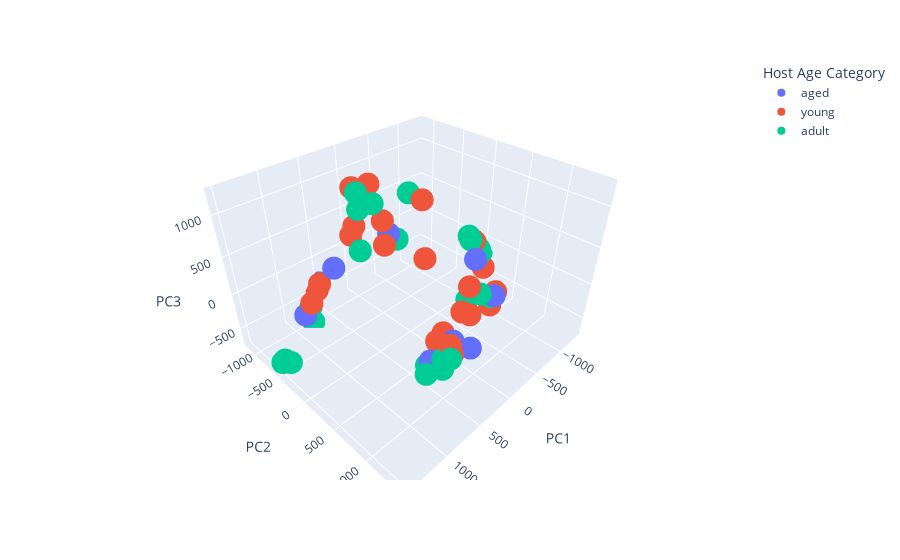

Notebook code for this chart:
### Code cell
import plotly.express as px
pca3 = PCA(n_components=3).fit(X_train)
X_train_reduced = pca3.transform(X_train)

X_train_reduced_df = pd.DataFrame(X_train_reduced,
                                  columns=['PC1', 'PC2', 'PC3'])
X_train_reduced_df=X_train_reduced_df.join(y.reset_index())
fig = px.scatter_3d(
    X_train_reduced_df,
    x='PC1',
    y='PC2',
    z='PC3',
    color='Host Age Category',
    size_max=8,
)
fig.show()

### Figure 1 — Plotly figure (JSON) as saved in the notebook; plotly's stock layout.template omitted (floating-point values rounded to 4 significant figures)
{"data": [{"hovertemplate": "Host Age Category=aged<br>PC1=%{x}<br>PC2=%{y}<br>PC3=%{z}<extra></extra>", "legendgroup": "aged", "marker": {"color": "#636efa", "symbol": "circle"}, "mode": "markers", "name": "aged", "scene": "scene", "showlegend": true, "type": "scatter3d", "x": [-151.7, 821.9, 374.5, 638.9, 717.3, 495.2, 356.3, -1018.0, -953.1], "y": [-524.6, -1032.0, -968.2, 1395.0, 993.0, -1147.0, 965.7, 472.6, 185.1], "z": [353.5, -628.5, -103.3, 339.0, -51.09, -360.1, -50.31, -505.7, -57.03]}, {"hovertemplate": "Host Age Category=young<br>PC1=%{x}<br>PC2=%{y}<br>PC3=%{z}<extra></extra>", "legendgroup": "young", "marker": {"color": "#EF553B", "symbol": "circle"}, "mode": "markers", "name": "young", "scene": "scene", "showlegend": true, "type": "scatter3d", "x": [518.9, 565.2, -1290.0, -1252.0, 549.7, -265.8, 44.56, 479.3, 1113.0, -945.5, -502.2, 807.5, -1103.0, -120.2, 284.9, -261.4, 794.3, 68.86, 176.9, 333.7, 26.99, -124.0, -161.9], "y": [-1106.0, 1045.0, -114.0, 94.91, -1133.0, -32.54, -931.5, 855.3, -349.0, 471.9, 466.6, 1335.0, 431.9, 680.0, -685.6, 685.0, 1294.0, -899.0, 340.6, 810.5, -402.9, -597.1, -870.9], "z": [-341.1, -38.99, -64.96, -369.3, -438.7, 178.3, 371.1, -43.96, 120.5, -616.8, -92.8, 334.6, -511.0, -120.6, 452.3, -243.6, 408.6, 902.6, 1241.0, -52.1, 328.4, 513.3, 878.8]}, {"hovertemplate": "Host Age Category=adult<br>PC1=%{x}<br>PC2=%{y}<br>PC3=%{z}<extra></extra>", "legendgroup": "adult", "marker": {"color": "#00cc96", "symbol": "circle"}, "mode": "markers", "name": "adult", "scene": "scene", "showlegend": true, "type": "scatter3d", "x": [62.29, -38.46, 691.0, 1447.0, 1467.0, 461.9, 640.5, 776.8, -1315.0, -1260.0, -505.1, -279.7, -28.8, -1335.0, -1309.0, 848.4, -990.3, 703.0, -1294.0, 1488.0, -1202.0, -468.2, 934.1, 745.1, -1327.0, 780.0, -711.4], "y": [-828.8, -940.1, -1102.0, -534.3, -356.1, -301.8, 1086.0, -1045.0, -5.479, -181.4, -546.8, -518.0, -652.8, -31.65, -32.76, 1065.0, 440.7, 1140.0, -93.29, -512.6, -102.7, 467.7, 1419.0, 970.7, -69.46, -939.0, 476.7], "z": [859.2, 564.5, -611.4, -609.4, -505.4, 497.9, -15.7, -679.7, -204.5, -9.312, 758.7, 226.0, 752.9, -170.5, -152.5, -82.42, -521.7, -66.95, -87.36, -602.8, -7.2, -264.1, 431.2, -108.1, -111.1, -704.0, -307.8]}], "layout": {"legend": {"title": {"text": "Host Age Category"}, "tracegroupgap": 0}, "margin": {"t": 60}, "scene": {"domain": {"x": [0, 1], "y": [0, 1]}, "xaxis": {"title": {"text": "PC1"}}, "yaxis": {"title": {"text": "PC2"}}, "zaxis": {"title": {"text": "PC3"}}}}}
